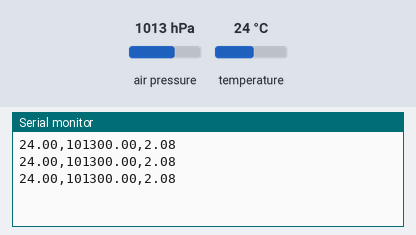
Recording of a sketch running on a simulated Arduino Uno, built with avr-gcc and run on an emulated ATmega328P. Shown: the last lines printed to the serial monitor. The test bench sets the inputs (shaded band); at power-on: air pressure 1013 hPa, temperature 24 °C.

Above: at 1.2 s.
1.3 s: air pressure set to 952 hPa
At 1.9 s:
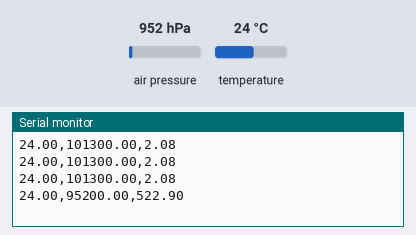
2.8 s: temperature set to 12 °C
At 3.4 s:
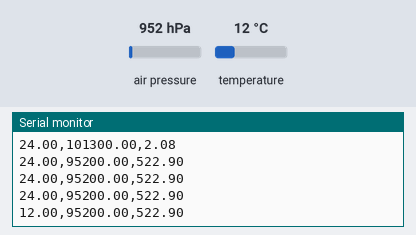
4.3 s: air pressure set to 975 hPa
At 5.0 s:
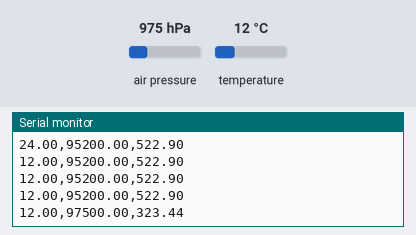
Timing chart, 0 to 7.3 s (numbered marks = the images above; inputs shaded):
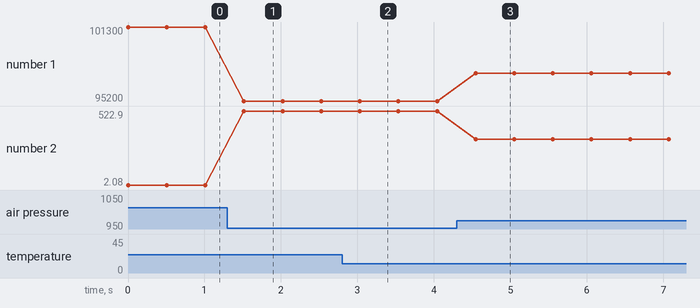

Measured:
- after the input at 1.3 s, the serial monitor: prints a new line after 0.22 s (image 1)
- after the input at 2.8 s, the serial monitor: prints a new line after 0.23 s (image 2)
- after the input at 4.3 s, the serial monitor: prints a new line after 0.25 s (image 3)
- plotted number 1: 101300 → 95200 after the input at 1.3 s, 95200 → 97500 after the input at 4.3 s
- plotted number 2: 2.08 → 522.9 after the input at 1.3 s, 522.9 → 323.44 after the input at 4.3 s

The sketch:

barometer.ino
```cpp
/*********
  i2c BAROMETER_ADDRESS 0x76
*********/

#include <Wire.h>
#include <Adafruit_Sensor.h>
#include <Adafruit_BMP280.h>

/*#include <SPI.h>
#define BMP_SCK 18
#define BMP_MISO 19
#define BMP_MOSI 23
#define BMP_CS 5*/

#define SEALEVELPRESSURE_HPA (1013.25)
#define DEBUG 0

Adafruit_BMP280 bmp; // I2C
//Adafruit_BMP280 bmp(BMP_CS); // hardware SPI
//Adafruit_BMP280 bmp(BMP_CS, BMP_MOSI, BMP_MISO, BMP_SCK); // software SPI

unsigned long delayTime;

void setup() {
  Serial.begin(9600);
  if(DEBUG){
    Serial.println("BMP280 test");
  }

  bool status;

  // default settings
  // (you can also pass in a Wire library object like &Wire2)
  status = bmp.begin();
  if (!status) {
    Serial.println("Could not find a valid BMP280 sensor, check wiring!\n");
    while (1);
  }

  if(DEBUG){
    Serial.println("-- Default Test --\n");
  }
  delayTime = 500;

}

void loop() {
  printValues();
  delay(delayTime);
}

void printValues() {
  // Serial.print("Temperature = ");
  // Serial.print("[");
  Serial.print(bmp.readTemperature());
  // Serial.println(" *C");

  // Convert temperature to Fahrenheit
  /*Serial.print("Temperature = ");
  Serial.print(1.8 * bmp.readTemperature() + 32);
  Serial.println(" *F");*/

  // Serial.print("Pressure = ");
  Serial.print(",");
  Serial.print(bmp.readPressure());
  // Serial.print(bmp.readPressure() / 100.0F);
  // Serial.println(" hPa");

  // Serial.print("Approx. Altitude = ");
  Serial.print(",");
  Serial.println(bmp.readAltitude(SEALEVELPRESSURE_HPA));
  // Serial.println("]");
  // Serial.println(" m");
}
```
